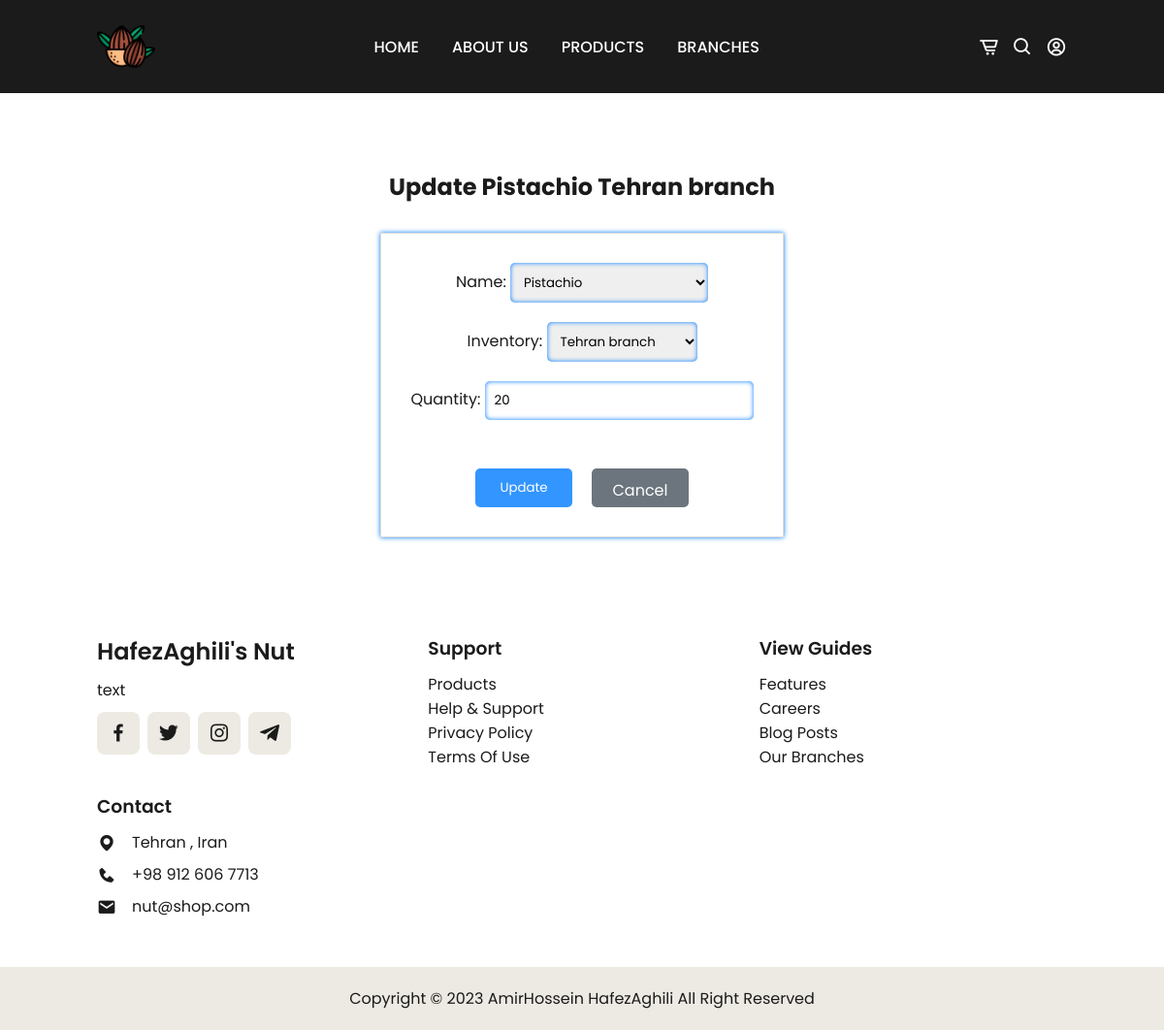
Screenshot of /panel/stock/1/edit/ with the database file from the repository.
### pages/models.py (models this page shows, shortened)
class InventoryProduct(models.Model):
    name = models.ForeignKey(Product, on_delete=models.CASCADE)
    inventory = models.ForeignKey(Inventory, on_delete=models.CASCADE)
    quantity = models.PositiveIntegerField(default=20)
    def __str__(self):
        return f'{self.name} {self.inventory}'

class Product(models.Model):
    name = models.CharField(max_length=50 , blank=False , null=False)
    price = models.DecimalField(max_digits=10,decimal_places=2)
    img = models.ImageField()
    quality = models.CharField(max_length= 50 , choices=[('high quality','high quality') ,
                                                         ('medium quality','medium quality') ,
                                                         ('low quality','low quality')])
    supplier = models.ManyToManyField('Supplier')
    category = models.ForeignKey('Category', on_delete=models.CASCADE)
    created_at   = models.DateTimeField(auto_now_add=True)
    expiration_at = models.DateField(default=datetime.now()+timedelta(days=730))
    def __str__(self):
        return self.name

class Inventory(models.Model):
    name = models.CharField(max_length=50 , blank=True)
    city = models.ForeignKey('City' , on_delete=models.CASCADE)
    address = models.CharField(max_length=50 , blank=True)
    phone = models.CharField(max_length=50 , blank=True)
    def __str__(self):
        return self.name

### pages/views.py (the view)
# urls.py: path('panel/stock/<int:pk>/edit/', StockUpdateView.as_view(), name='stock_update'),
class StockUpdateView(UpdateView):
    model = InventoryProduct
    template_name = 'panel/stock/stock_update.html'
    fields =  '__all__'
    success_url = reverse_lazy('stock_view')

### templates/panel/stock/stock_update.html (shortened to what this page needs)
{% extends 'register_base.html' %}
{% load static %}
    {% block styles %}
    <link rel="stylesheet" type="text/css" href="{% static 'css/stylesUpdateView.css' %}">
    {% endblock %}
{% block content %}
<br><br>
<div class="update-view-container">
  <h2 class="update-title">Update {{ object }}</h2>
  <form method="post" class="update-form">
    {{ form.as_p }}
    <div class="update-buttons">
      <button type="submit" class="update-btn update-btn-submit">Update</button>
      <a class="update-btn update-btn-cancel" href="{% url 'stock_view' %}">Cancel</a>
    </div>
  </form>
</div>
<br><br>
{% endblock %}

### static/css/stylesHome.css (style rules this page uses)
* { font-family: 'Poppins', sans-serif; margin: 0; padding: 0; box-sizing: border-box; scroll-padding-top: 4rem; scroll-behavior: smooth; list-style: none; text-decoration: none; }
:root { --main-color:#bc9667; --second-color:#edeae3; --text-color:#1b1b1b; --bg-color:#ffffff; --box-shadow: 2px 2px 10px 4px rgb(14 55 54 / 15%); }
body { color: var(--text-color); }

### static/css/stylesUpdateView.css (style rules this page uses)
.update-view-container { display: flex; flex-direction: column; justify-content: center; align-items: center; margin-top: 50px; }
.update-title { font-size: 24px; margin-bottom: 30px; }
.update-form { display: flex; flex-direction: column; justify-content: center; align-items: center; padding: 30px; border: 1px solid #ddd; box-shadow: 0 0 5px #007bff; }
form input[type="text"],input[type="number"],input[type="file"],select, form textarea { margin-bottom: 20px; padding: 10px; border: none; border-radius: 5px; box-shadow: inset 0 0 5px #007bff; }
.update-buttons { display: flex; justify-content: center; align-items: center; margin-top: 30px; }
.update-btn { padding: 10px 20px; border: none; border-radius: 5px; text-decoration: none; color: #fff; transition: background-color 0.3s ease; width: 100px; height: 40px; text-align: center; }
.update-btn-submit { background-color: rgba(0, 123, 255, 0.8); }
.update-btn-cancel { background-color: #6c757d; margin-left: 20px; }

### rows the page displays
InventoryProduct: name+inventory "Pistachio Tehran branch", inventory "Tehran branch", quantity "20"
Product: name "Pistachio"
